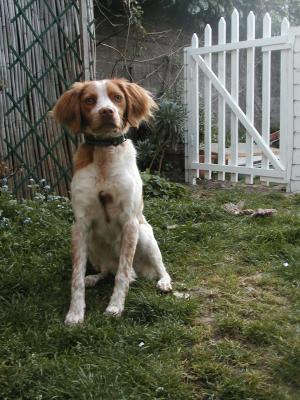
#> input picture talvi.jpg, 300 x 400 px
$ jupyter execute TP1.ipynb   (shell and % lines are left out)   (older library calls are emulated)
#> lines starting #> are read from the running program, lines starting #| are printed output that depends on the picture; after the words box and inside, x2 and y2 are one past the last pixel; in counts of white or black regions, pixels touching at a corner belong together; long printed decimals are rounded
# TP1 : quantification, histogramme et égalisation, interpolation, couleur

Dans ce TP, quelques images sont fournies, mais vous êtes fortement encouragés à récupérer et expérimenter sur d'autres images récupérées sur le web.

Les TP de traitement d'images seront réalisés en Python3, à l'aide de la librairie scikit-image. Les tableaux utilisés  (`ndarray`) par cette librairie pour manipuler les images proviennent de la librairie numpy. La documentation de ces deux librairies vous sera donc bien utile.

## Manipulation d'image

- Nous allons commencer par charger et afficher une image à l'aide du code ci-dessous.

[cell 1]
# la ligne précédente permet d'afficher les figures directement dans votre notebook et de pouvoir interagir avec

from skimage import io # on charge le module permettant d'ouvrir des images
import matplotlib.pyplot as plt # gestion des figures

im = io.imread('talvi.jpg')
#> im is the input picture: shape (400, 300, 3); mean R, G, B 94.1, 96.3, 80
plt.imshow(im)

- Les images sont manipulées sous forme de tableau à 2 (niveaux de gris) ou 3 dimensions (couleur). Le type python utilisé pour représenter ces tableaux est `ndarray` de la librairie numpy.

[cell 2]
print("type de données utilisé:", type(im))
#| type de données utilisé: <class 'numpy.ndarray'>
print("nombre de dimensions de l'image:",im.ndim)
#| nombre de dimensions de l'image: 3
print("dimensions:", im.shape)
#| dimensions: (400, 300, 3)

**Question 1:** Expliquez les dimensions affichée pour l'image d'exemple.

**Question 2:** Le code suivant transforme l'image d'origine en niveau de gris. Modifiez le afin d'afficher les dimensions de la nouvelle image. Cela correspond-t-il à ce que vous attendez ? Y a-t-il une différence entre les deux méthodes utilisées ? (si oui) pourquoi ?

[cell 3]
from skimage import color # fonctions de conversion de couleur


# Traitement des images
im_gris1=im.mean(2)
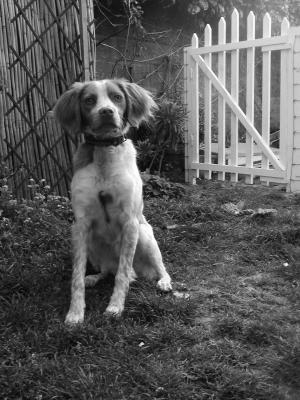
#> im_gris1: shape (400, 300) float64; min 1, max 255, mean 90.2
im_gris2=color.rgb2grey(im)*255 #rgb2grey renvoie une image avec 0<= valeurs <=1
diff=abs(im_gris1-im_gris2)
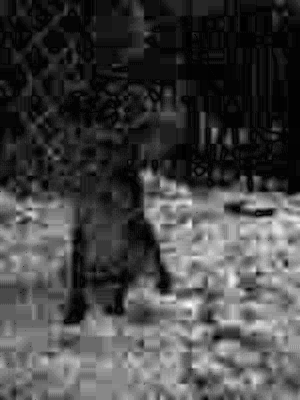
#> diff: shape (400, 300) float64; min 0, max 17.1, mean 4.66; drawn with min black and max white

# Affichage sous forme de différentes figures (attention les numéros de figure sont valables dans tout le notebook)
plt.figure(2)
plt.imshow(im_gris1, cmap=plt.cm.gray) # cmap=plt.cm.gray permet d'afficher les image en niveaux de gris avec la bonne palette
plt.title("moyenne")

plt.figure(3)
plt.imshow(im_gris2, cmap=plt.cm.gray)
plt.title("rgb2gray")

plt.figure(4)
print(diff.mean())
#| 4.663
plt.imshow(diff, cmap=plt.cm.gray)
plt.title("différence x10")

## Quantification

### Comment ça marche ?

Fixer par exemple la variable `Q=8` pour le taux de quantification, puis lancer le script ci-dessous. Essayer pour diverse images (talvi, dégradés, etc.) et déterminer si, à Q identique la visibilité des dégradation dépend des images ou zones d'images.

[cell 4]
import numpy as np # manipulation des ndarray

# Init
Q=32
im = io.imread('talvi.jpg')

# Traitements
im_gris=color.rgb2grey(im)*255
im_requantifiee = Q * np.round(im_gris/Q)

# Affichage
plt.figure()  #les numéros de figure ne sont pas obligatoires

plt.subplot(121) # 121 = 1 ligne, 2 colonnes, 1ère sous figure
plt.imshow(im_gris, cmap=plt.cm.gray)
plt.title("image de départ")

plt.subplot(122) # 122 = 1 ligne, 2 colonnes, 2ème sous figure
plt.imshow(im_requantifiee, cmap=plt.cm.gray)
plt.title("requantifié Q=" + str(Q))
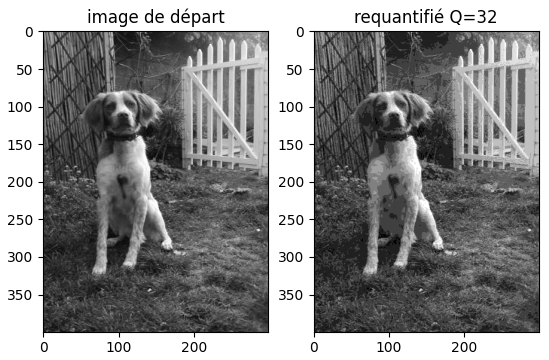
#> figure drawn by matplotlib, 2 panels

**Question 3:** Visualiser l'effet de cette opération pour Q=2, puis Q=38 et Q=71.

**Question 4:** Montrer que cet algorithme réalise de la compression d'images avec perte.

### Comment mesurer la dégradation ?

**Question 5:** Cette dégration visuelle (évaluation subjective de votre part) est-t-elle perceptible pour des quantifications (`Q`) faibles ?

On pourrait qualifier objectivement et numériquement la dégradation par différentes mesures d'erreur (cf. code ci-dessous).

[cell 5]
from skimage import measure # fonctions de mesure d'erreur

err_quad=measure.compare_mse(im_gris, im_requantifiee)
#> err_quad = 85.7
print("erreur quadratique moyenne (mse):", err_quad)
#| erreur quadratique moyenne (mse): 85.700
psnr=measure.compare_psnr(im_gris/255, im_requantifiee/255) # compare_psnr a besoin d'images avec des 0 <= valeur <=1
#> psnr = 28.8
print("rapport signal bruit (psnr):", psnr)
#| rapport signal bruit (psnr): 28.801
ssim=measure.compare_ssim(im_gris, im_requantifiee)
#> ssim = 0.847
print("similarité structurelle (ssim):", ssim)
#| similarité structurelle (ssim): 0.8472

**Question 6:** Chercher la signification de chacune de ces mesures. De quelle manière doit on les interpréter ? Correspondent elle à votre évaluation subjective ? Est-ce que cette fidélité depend des images / zones d'images ?

## Histogramme, seuillage

Le script ci-dessous calcule et affiche l'histogramme des niveaux de gris d'une image, après quantification uniforme en N boites.

** Question 7:** Essayez les trois cas `N=256`, `N=50` et `N=10`. Pour plusieurs images de votre choix, faire le lien entre les régions de l'histogramme et les régions de l'image.

[cell 6]
from skimage import exposure

N = 256 # Expérimenter avec d'autres valeurs
im = io.imread('talvi.jpg') # Expérimenter avec d'autres images
im_gris=color.rgb2grey(im)*255

(histo, bin_centers)=exposure.histogram(im_gris,N)
#> histo = 256 values, max 1256 at index 51, min 0 at index 1, mean 468.8; bin_centers = 256 values from 1.13 to 254.5
plt.figure()
plt.bar(np.arange(N), histo)
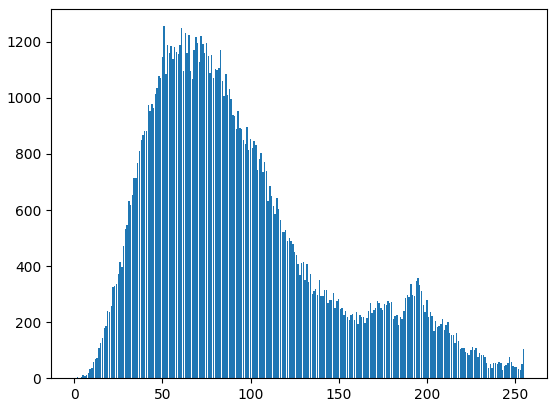
#> figure drawn by matplotlib, 1 panel; tallest bar 1256 high, from x = 50.6 to 51.4

** Question 8: ** Que fait le petit script ci-dessous ? Quel est le rôle de la variable `SEUIL` (testez différentes valeurs) ?

** Question 9: ** Quel est le lien entre cette opération de seuillage et l'histogramme de l'image ? A quoi ressemble l'histogramme de l'image seuillée ? (vous pouvez ajouter du code pour l'afficher)

[cell 7]
SEUIL = 128

# une double boucle (lente)  pour effectuer notre traitement sur chaque pixel
im_thresholded = np.zeros( im_gris.shape )
largeur = im_gris.shape[1]
#> largeur = 300
hauteur = im_gris.shape[0]
#> hauteur = 400

for y in range(0, hauteur):
    for x in range(0, largeur):
        if im_gris[y][x] > SEUIL:
            im_thresholded[y][x] = 255
        else:
            im_thresholded[y][x] = 0
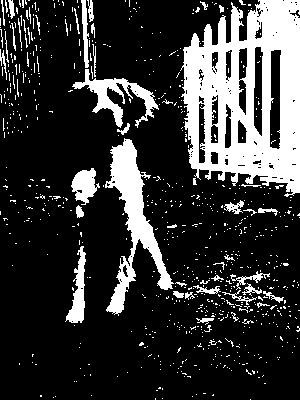
#> im_thresholded: shape (400, 300) float64; 21.4% white; 767 white regions (716 under 20 px), largest, box (x1, y1, x2, y2) and area: (180, 0, 300, 197) 14817, (105, 138, 174, 316) 3679, (72, 69, 159, 128) 1452

# On peut aussi remplacer la double boucle précédente par ceci
#im_thresholded = (im_gris > SEUIL)*255

plt.figure()
plt.imshow(im_thresholded, cmap=plt.cm.gray)

** Question 10: ** Dans une nouvelle cellule de script, adaptez le programme précédent pour réaliser un effet "inverse vidéo" sur l'image originale (un pixel de sortie doit être d'autant plus foncé qu'il n'était clair en entrée).

## Restauration par transformation de l'intensité : égalisation d'histogramme

L'objectif de cette opération est "d'améliorer" une image en transformant son contraste, c'est à dire d'exploiter "au mieux" la dynamique de luminance disponible.

**Question 11:** Exécuter le script ci-dessous et interprétez les résultats pour l'image `essai.jpg`.

[cell 8]
plt.rcParams['figure.subplot.hspace'] = 0.35 # espace un peu les sous-figures verticalement
from skimage import exposure
nb_bins=256

# Chargement de l'image
im = io.imread('talvi.jpg') # Expérimenter avec d'autres images
im_gris=color.rgb2grey(im)*255

# Histogramme normale et cumulé de l'image de départ
im_gris_histo, im_bins = exposure.histogram( im_gris, nb_bins )
#> im_gris_histo has the same summary as histo; im_bins = 256 values from 1.13 to 254.5
im_gris_cumul, im_cumul_bins = exposure.cumulative_distribution( im_gris, nb_bins )
#> im_gris_cumul = 256 values from 8.33e-06 to 1; im_cumul_bins = 256 values from 1.13 to 254.5

# Egalisation + histogramme
im_eq = exposure.equalize_hist(im_gris)
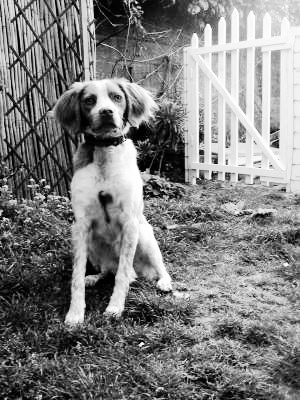
#> im_eq: shape (400, 300) float64; min 8.33e-06, max 1, mean 0.503
im_eq_histo, im_bins = exposure.histogram( im_eq, nb_bins )
#> im_eq_histo = 256 values, max 576 at index 242, min 342 at index 54, mean 468.8; im_bins = 256 values from 0.00196 to 0.998
im_eq_cumul, im_cumul_bins = exposure.cumulative_distribution( im_eq, nb_bins )
#> im_eq_cumul = 256 values from 0.00332 to 1; im_cumul_bins = 256 values from 0.00196 to 0.998

# Affichage
plt.figure()
plt.subplot(321)
plt.imshow(im_gris, cmap=plt.cm.gray)
plt.title("image de départ")

plt.subplot(322)
plt.imshow(im_eq, cmap=plt.cm.gray)
plt.title("image egalisée")

plt.subplot(323)
plt.bar(np.arange(nb_bins), im_gris_histo)
plt.title("histogramme")

plt.subplot(324)
plt.bar(np.arange(nb_bins), im_eq_histo)
plt.title("histogramme")

plt.subplot(325)
plt.plot(im_cumul_bins, im_gris_cumul )
plt.title("histogramme cumulé")

plt.subplot(326)
plt.plot(im_cumul_bins, im_eq_cumul )
plt.title("histogramme cumulé")
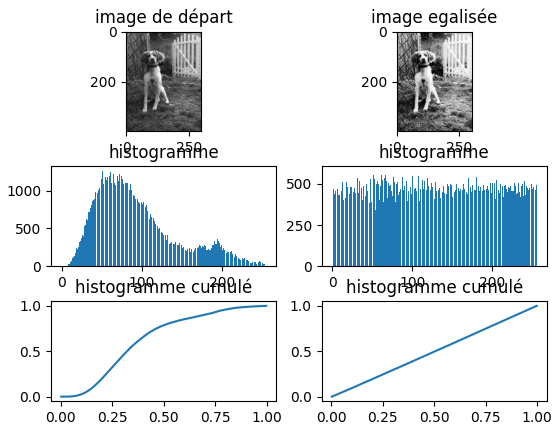
#> figure drawn by matplotlib, 6 panels; panel 3: tallest bar 1256 high, from x = 50.6 to 51.4; panel 4: tallest bar 576 high, from x = 241.6 to 242.4; panel 5: curve peaks at x = 0.998, y = 1; panel 6: curve peaks at x = 0.998, y = 1

**Question 12**: Pourquoi l'histogramme après égalisation n'est il pas tout à fait plat ?

**Question 13:** Est-il correct d'affirmer que cette transformation s'éccrit sous la forme $I_{sortie}(x,y)=transformation(I_{entree}(x,y))$ ?

**Question 14:** La transformation opère-t-elle indépendamment sur chaque pixel ?

**Question 15:** La transformation est-elle linéaire ?

**Question 16:** S'adapte-t-elle automatiquement à l'image traitée ?

**Question 17:** Selon vous, quels sont les contenus d'images pour lesquels l'égalisation d'histogramme est très (ou très peu) efficace ? Tentez d'en trouver sur le web et de leur appliquer l'algorightme d'égalisation.

## Agrandissement d'image

La numérisation des images procède à une discrétisation spatiale, en posant une grille discrète de pixels sur une réalité initialement continue. De nombreuses tâches ont besoin de déterminer l'intensité de l'image en des coordonnées "non entières". Pour estimer cette intensité, on s'appuie souvent sur une hypothèse sur la fonction "luminance": sa continuité, continuité de sa dérivée, etc.

Le script ci-dessous agrandit une image selon deux méthodes : réplication et interpolation bilinéaire.

[cell 9]
plt.rcParams['image.interpolation'] = 'nearest' # pour ne par faire d'interpolation lors du zoom sur les figures
# Chargement de l'image
im = io.imread('talvi.jpg') # Expérimenter avec d'autres images
im_gris=color.rgb2grey(im)*255

largeur = im_gris.shape[1]
hauteur = im_gris.shape[0]

# Réplication
im_2x_replic = np.zeros( (hauteur*2,largeur*2) )

for y in range(0, hauteur):
    for x in range(0, largeur):
        xx=2*x
        yy=2*y

        im_2x_replic[yy][xx] = im_gris[y][x]
        im_2x_replic[yy][xx+1] = im_gris[y][x]
        im_2x_replic[yy+1][xx] = im_gris[y][x]
        im_2x_replic[yy+1][xx+1] = im_gris[y][x]
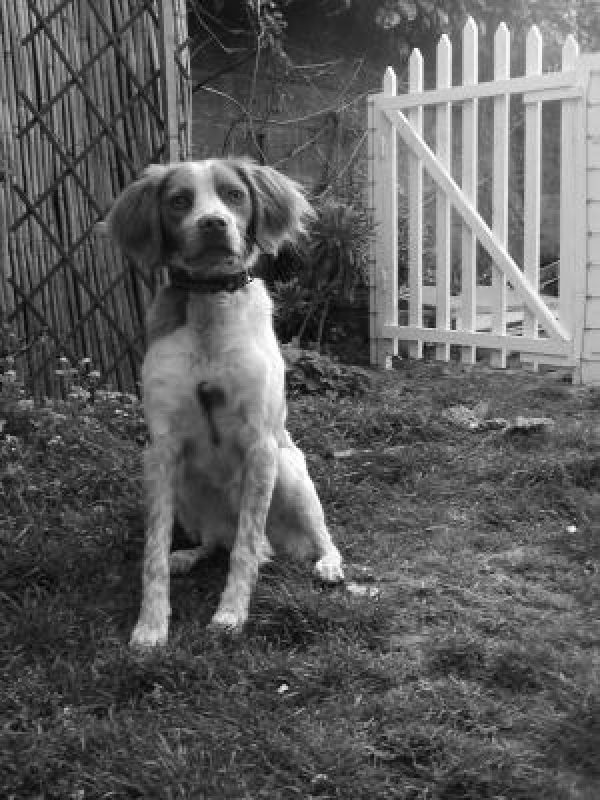
#> im_2x_replic: shape (800, 600) float64; min 0.638, max 255, mean 94.7

# Interpolation bilinéaire
im_2x_bilin = np.zeros( (hauteur*2,largeur*2) )

for y in range(0, hauteur-1):
    for x in range(0, largeur-1):
        xx=2*x
        yy=2*y

        im_2x_bilin[yy][xx] = im_gris[y][x]
        im_2x_bilin[yy][xx+1] = 0.5*(im_gris[y][x]+im_gris[y][x+1])
        im_2x_bilin[yy+1][xx] = 0.5*(im_gris[y][x]+im_gris[y+1][x])
        im_2x_bilin[yy+1][xx+1] = 0.25*(im_gris[y][x]+im_gris[y][x+1]+im_gris[y+1][x]+im_gris[y+1][x+1])

# Affichage
plt.figure()

plt.subplot(121)
plt.imshow(im_2x_replic, cmap=plt.cm.gray)
plt.title("Réplication")

plt.subplot(122)
plt.imshow(im_2x_bilin, cmap=plt.cm.gray)
plt.title("Interpolation bilinéaire")
